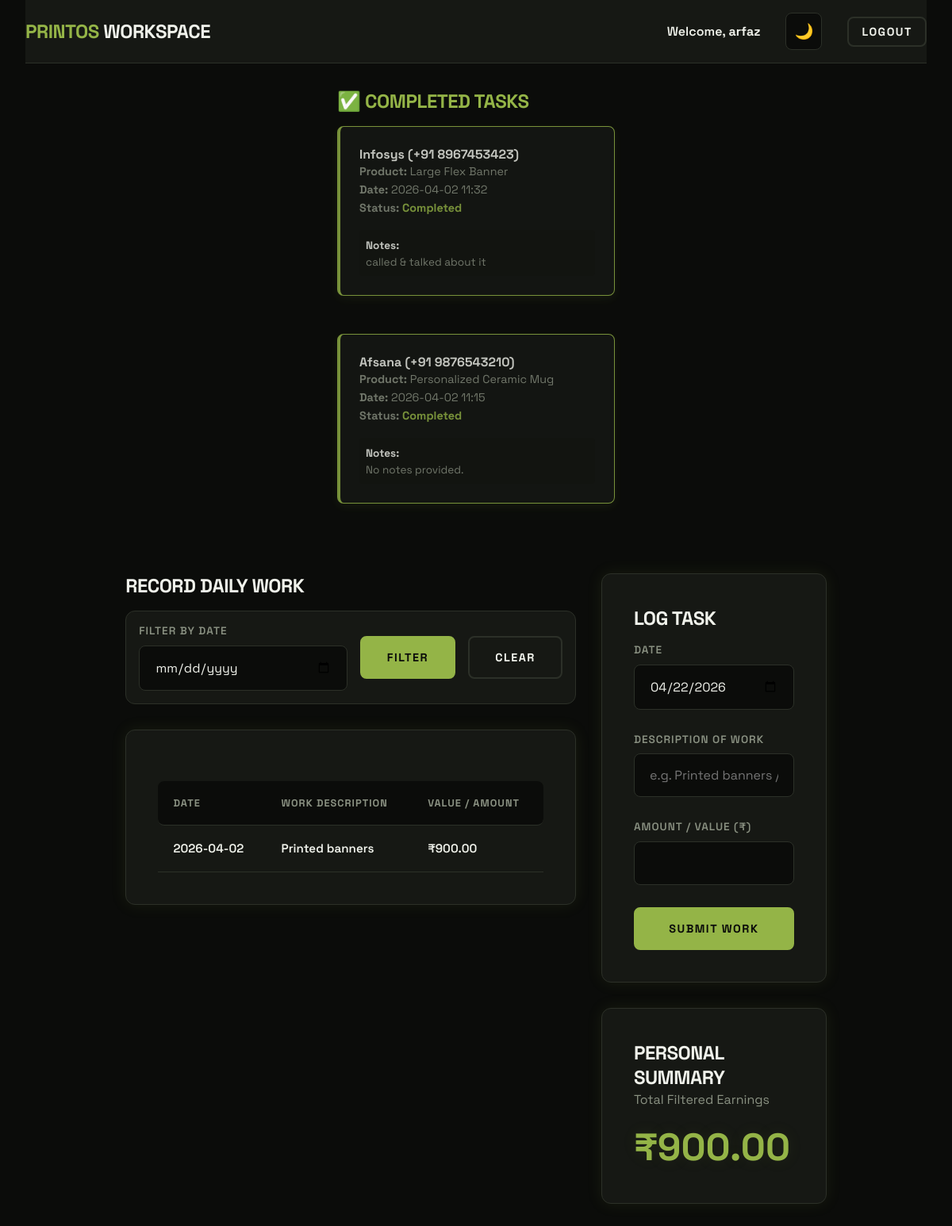
/employee (signed in), run on the app's committed database.
### models.py (models this page shows)
class User(Base):
    __tablename__ = "users"
    id = Column(Integer, primary_key=True, index=True)
    username = Column(String, unique=True, index=True)
    password = Column(String)  # In a real app, hash this!
    role = Column(String)      # 'admin' or 'employee'
    work_entries = relationship("WorkEntry", back_populates="employee")

class TaskAssignment(Base):
    __tablename__ = "task_assignments"
    id = Column(Integer, primary_key=True, index=True)
    enquiry_id = Column(Integer, ForeignKey("enquiries.id"))
    employee_id = Column(Integer, ForeignKey("users.id"))
    assigned_date = Column(DateTime, default=datetime.datetime.utcnow)
    status = Column(String, default="Pending") # Pending, In Progress, Completed
    employee_notes = Column(Text, nullable=True)
    enquiry = relationship("Enquiry", back_populates="assignments")
    employee = relationship("User")

class Enquiry(Base):
    __tablename__ = "enquiries"
    id = Column(Integer, primary_key=True, index=True)
    product_id = Column(Integer, ForeignKey("products.id"))
    customer_name = Column(String)
    customer_phone = Column(String)
    date = Column(DateTime, default=datetime.datetime.utcnow)
    status = Column(String, default="unread") # unread, resolved
    product = relationship("Product", back_populates="enquiries")
    assignments = relationship("TaskAssignment", back_populates="enquiry")

class Product(Base):
    __tablename__ = "products"
    id = Column(Integer, primary_key=True, index=True)
    name = Column(String, index=True)
    category = Column(String, default="General")
    description = Column(Text, nullable=True)
    price = Column(Float, default=0.0)
    stock = Column(Integer, default=0)
    image_url = Column(String, nullable=True)
    enquiries = relationship("Enquiry", back_populates="product")

class WorkEntry(Base):
    __tablename__ = "work_entries"
    id = Column(Integer, primary_key=True, index=True)
    employee_id = Column(Integer, ForeignKey("users.id"))
    date = Column(Date, index=True)
    description = Column(String)
    value = Column(Float, default=0.0)
    employee = relationship("User", back_populates="work_entries")

### main.py (the view)
@app.get("/employee", response_class=HTMLResponse)
async def employee_dashboard(request: Request, filter_date: str = None, db: Session = Depends(get_db)):
    user = require_employee(request, db)
    query = db.query(models.WorkEntry).filter(models.WorkEntry.employee_id == user.id)
    if filter_date:
        query = query.filter(models.WorkEntry.date == filter_date)
    entries = query.order_by(models.WorkEntry.date.desc()).all()
    total_val = sum([e.value for e in entries])
    tasks = db.query(models.TaskAssignment).filter(models.TaskAssignment.employee_id == user.id).order_by(models.TaskAssignment.assigned_date.desc()).all()
    return templates.TemplateResponse("employee.html", {
        "request": request,
        "user": user,
        "entries": entries,
        "total_val": total_val,
        "filter_date": filter_date,
        "tasks": tasks
    })

### templates/employee.html (shortened to what this page needs)
<!DOCTYPE html>
<html lang="en" data-theme="dark">
<head>
    <link rel="stylesheet" href="/static/style.css?v=6">
</head>
<body style="padding: 0 2rem;">
    <header style="padding: 1rem 0; border-bottom: 1px solid var(--border-color); display: flex; justify-content: space-between; margin-bottom: 2rem;">
        <h1 style="font-size: 1.5rem;"><span class="accent">Printos</span> Workspace</h1>
        <div class="header-controls">
            <span>Welcome, <strong>{{ user.username }}</strong></span>
            <button id="theme-toggle">🌙</button>
            <a href="/logout" class="btn btn-secondary" style="padding: 0.5rem 1rem;">Logout</a>
        </div>
    </header>
    {% set completed_tasks = tasks | selectattr("status", "eq", "Completed") | list %}
    {% if completed_tasks %}
    <div style="max-width: 1200px; margin: 0 auto 2rem auto;">
        <h2 style="color: var(--primary); margin-bottom: 1rem;">✅ Completed Tasks</h2>
        <div style="display: grid; grid-template-columns: repeat(auto-fill, minmax(350px, 1fr)); gap: 1.5rem;">
            {% for task in completed_tasks %}
            <div class="task-card" style="opacity: 0.8; border-color: var(--primary);">
                <h4>{{ task.enquiry.customer_name }} ({{ task.enquiry.customer_phone }})</h4>
                <p style="font-size: 0.9rem; color: var(--text-subtle); margin-bottom: 0.5rem;">
                    <strong>Product:</strong> {{ task.enquiry.product.name }}<br>
                    <strong>Date:</strong> {{ task.assigned_date.strftime('%Y-%m-%d %H:%M') }}<br>
                    <strong>Status:</strong> <span class="task-status-Completed">Completed</span>
                </p>
                <div style="margin-top: 1rem; padding: 0.5rem; background: rgba(0,0,0,0.1); border-radius: 4px;">
                    <strong style="font-size: 0.85rem;">Notes:</strong><br>
                    <span style="font-size: 0.85rem; color: var(--text-subtle);">{{ task.employee_notes or 'No notes provided.' }}</span>
                </div>
            </div>
            {% endfor %}
        </div>
    </div>
    {% endif %}
    <div class="work-layout">
        <div class="main-col">
            <h2 style="margin-bottom: 1rem;">Record Daily Work</h2>
            <form action="/employee" method="get" class="filter-bar">
                <div class="input-group" style="flex: 1; margin: 0;">
                    <label for="filter_date">Filter by Date</label>
                    <input type="date" id="filter_date" name="filter_date" value="{{ filter_date if filter_date else '' }}">
                </div>
                <button type="submit" class="btn">Filter</button>
                <a href="/employee" class="btn btn-secondary">Clear</a>
            </form>
            <div class="glass-card" style="overflow-x: auto;">
                <table>
                    <thead>
                        <tr>
                            <th>Date</th>
                            <th>Work Description</th>
                            <th>Value / Amount</th>
                        </tr>
                    </thead>
                    <tbody>
                        {% for entry in entries %}
                        <tr>
                            <td>{{ entry.date }}</td>
                            <td>{{ entry.description }}</td>
                            <td>₹{{ "%.2f"|format(entry.value) }}</td>
                        </tr>
                        {% else %}
                        <tr>
                            <td colspan="3" style="text-align: center;">No work entries found for this period.</td>
                        </tr>
                        {% endfor %}
                    </tbody>
                </table>
            </div>
        </div>
        <div class="side-col">
            <div class="glass-card" style="margin-bottom: 2rem;">
                <h2>Log Task</h2>
                <form action="/employee/add_work" method="post" style="margin-top: 1rem;">
                    <div class="input-group">
                        <label for="work_date">Date</label>
                        <input type="date" id="work_date" name="work_date" required>
                    </div>
                    <div class="input-group">
                        <label for="description">Description of Work</label>
                        <input type="text" id="description" name="description" placeholder="e.g. Printed banners / Converted CRM ticket" required>
                    </div>
                    <div class="input-group">
                        <label for="value">Amount / Value (₹)</label>
                        <input type="number" id="value" name="value" step="0.01" min="0" required>
                    </div>
                    <button type="submit" class="btn" style="width: 100%;">Submit Work</button>
                </form>
            </div>
            <div class="glass-card">
                <h2>Personal Summary</h2>
                <p>Total Filtered Earnings</p>
                <div class="total-value">₹{{ "%.2f"|format(total_val) }}</div>
            </div>
        </div>
    </div>
</body>
</html>

### static/style.css (style rules this page uses)
:root { --bg-color: #0b0c0a; --surface-color: #161814; --text-main: #f0f2eb; --text-subtle: #8a9182; --primary: #94b447; --primary-hover: #b1d655; --primary-faded: rgba(148, 180, 71, 0.15); --border-color: #2c3028; --input-bg: #0b0c0a; --shadow-glow: 0 0 20px rgba(148, 180, 71, 0.1); }
* { margin: 0; padding: 0; box-sizing: border-box; font-family: 'Space Grotesk', sans-serif; transition: all 0.3s cubic-bezier(0.4, 0, 0.2, 1); }
body { background-color: var(--bg-color); color: var(--text-main); min-height: 100vh; display: flex; flex-direction: column; }
h1, h2, h3 { font-family: 'Space Grotesk', sans-serif; font-weight: 700; letter-spacing: -0.5px; text-transform: uppercase; }
p { color: var(--text-subtle); line-height: 1.6; }
.glass-card { background-color: var(--surface-color); border: 1px solid var(--border-color); border-radius: 12px; padding: 2.5rem; margin-bottom: 2rem; box-shadow: var(--shadow-glow); position: relative; overflow: hidden; }
.glass-card::before { content: ''; position: absolute; top: 0; left: 0; width: 100%; height: 3px; background-color: var(--primary); opacity: 0; transition: opacity 0.3s ease; }
.input-group { margin-bottom: 1.8rem; display: flex; flex-direction: column; gap: 0.6rem; }
label { font-weight: 600; font-size: 0.85rem; text-transform: uppercase; letter-spacing: 1px; color: var(--text-subtle); }
input[type="text"], input[type="password"], input[type="date"], input[type="number"], select { width: 100%; padding: 1rem 1.2rem; border-radius: 8px; border: 1px solid var(--border-color); background: var(--input-bg); color: var(--text-main); outline: none; font-size: 1rem; font-family: 'Space Grotesk', sans-serif; }
.btn { display: inline-flex; align-items: center; justify-content: center; padding: 1rem 2rem; border-radius: 8px; border: 2px solid var(--primary); background: var(--primary); color: #0b0c0a; font-weight: 700; font-size: 0.9rem; text-transform: uppercase; letter-spacing: 1.5px; cursor: pointer; text-decoration: none; }
.btn-secondary { background: transparent; color: var(--text-main); border: 2px solid var(--border-color); }
header { display: flex; justify-content: space-between; align-items: center; padding: 1.5rem 2.5rem; background: var(--surface-color); border-bottom: 1px solid var(--border-color); }
header h1 { font-size: 1.5rem; color: var(--text-main); }
header h1 span.accent { color: var(--primary); }
.header-controls { display: flex; align-items: center; gap: 2rem; font-weight: 600; }
#theme-toggle { background: var(--input-bg); border: 1px solid var(--border-color); font-size: 1.2rem; cursor: pointer; padding: 10px; border-radius: 8px; display: flex; align-items: center; justify-content: center; }
.filter-bar { display: flex; gap: 1.5rem; align-items: flex-end; margin-bottom: 2rem; flex-wrap: wrap; padding: 1.5rem; background: var(--input-bg); border-radius: 8px; border: 1px solid var(--border-color); }
table { width: 100%; border-collapse: separate; border-spacing: 0; margin-top: 1.5rem; }
th, td { padding: 1.2rem; text-align: left; border-bottom: 1px solid var(--border-color); }
th { font-weight: 700; font-size: 0.8rem; text-transform: uppercase; letter-spacing: 1px; color: var(--text-subtle); background-color: var(--input-bg); }
th:first-child { border-top-left-radius: 8px; border-bottom-left-radius: 8px; }
th:last-child { border-top-right-radius: 8px; border-bottom-right-radius: 8px; }
td { font-weight: 600; font-size: 0.95rem; }
.total-value { font-size: 3rem; font-weight: 700; color: var(--primary); margin-top: 1rem; text-shadow: var(--shadow-glow); }

### templates/employee.html (style rules this page uses)
.work-layout { display: flex; gap: 2rem; max-width: 1200px; margin: 2rem auto; align-items: flex-start; }
.main-col { flex: 2; }
.side-col { flex: 1; }
.filter-bar { display: flex; gap: 1rem; align-items: center; background: var(--surface-color); padding: 1rem; border-radius: 12px; margin-bottom: 2rem; border: 1px solid var(--border-color); }
.task-card { background: var(--surface-color); border: 1px solid var(--primary); border-left: 4px solid var(--primary); border-radius: 8px; padding: 1.5rem; margin-bottom: 1.5rem; box-shadow: 0 4px 12px rgba(148, 180, 71, 0.1); }
.task-card h4 { margin-top: 0; color: var(--text-main); }
.task-status-Completed { color: var(--primary); font-weight: bold; }

### data on the page
User: username "arfaz"
TaskAssignment: enquiry.customer_name "Infosys", enquiry.customer_phone "+91 8967453423", enquiry.product.name "Large Flex Banner", assigned_date "2026-04-02 11:32", employee_notes "called & talked about it"
TaskAssignment: enquiry.customer_name "Afsana", enquiry.customer_phone "+91 9876543210", enquiry.product.name "Personalized Ceramic Mug", assigned_date "2026-04-02 11:15", employee_notes "No notes provided."
WorkEntry: date "2026-04-02", description "Printed banners", value "900.00"

### other printed values
{{ "%.2f"|format(total_val) }} "900.00"
